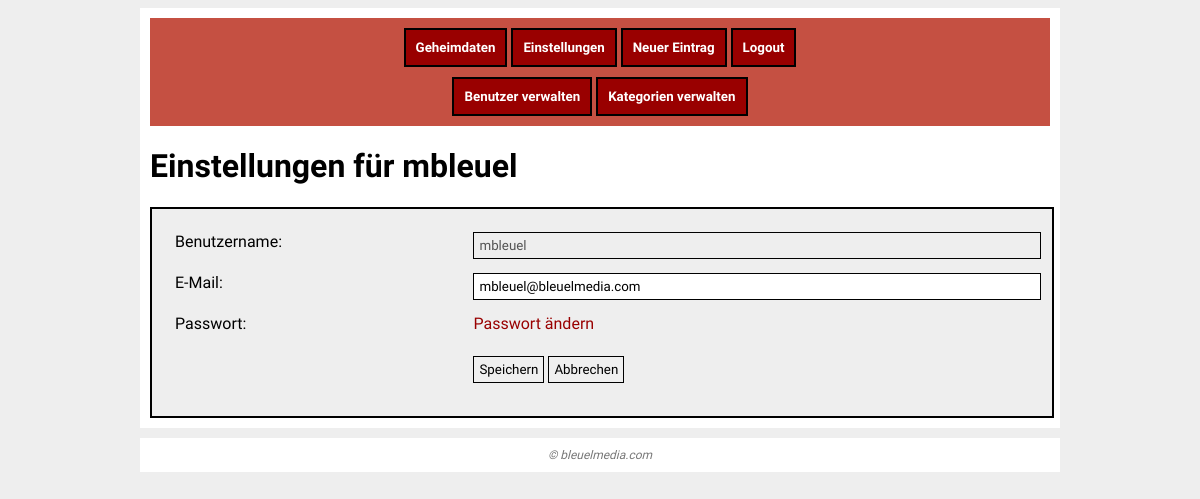
Page /index.php/settings (signed in) on the committed database.
### tables this page shows
CREATE TABLE IF NOT EXISTS `users` (
  `id` int(10) unsigned NOT NULL AUTO_INCREMENT,
  `name` varchar(40) NOT NULL,
  `password` varchar(40) NOT NULL,
  `email` varchar(255) NOT NULL,
  `active` tinyint(1) NOT NULL DEFAULT '0',
  `level` tinyint(4) NOT NULL DEFAULT '1',
  `language` varchar(20) NOT NULL DEFAULT 'english',
  PRIMARY KEY (`id`),
  UNIQUE KEY `name` (`name`)
);

### application/helpers/template_helper.php (called while the page is built, shortened)
<?php if ( ! defined('BASEPATH')) exit('No direct script access allowed');
class Template
{
    private static $instance;
    private $data;
    public static function getInstance()
    {
        if (self::$instance == null)
            self::$instance = new Template();
        return self::$instance;
    }
    private function __construct()
    {
        $this->data = array();
    }
    public function display($tpl, $plain = false)
    {
        $this->data["auth"] = AuthHelper::getInstance();
        $this->data["user"] = $this->data["auth"]->getCurrentUser();
        try {
            $CI = get_instance();
            $CI->load->language("error");
            $CI->load->language("common");
            if (!$plain)
                $CI->load->view("inc/header.php", $this->data);
            $CI->load->view($tpl, $this->data);
        } catch (Exception $e) {
            throw $e;
        }
    }
    public function js($jsFile)
    {
        if (!isset($this->data["jsFiles"]))
            $this->data["jsFiles"] = array();
        $this->data["jsFiles"][] = $jsFile;
    }
}

### application/controllers/settings.php (called while the page is built, shortened)
<?php if ( ! defined('BASEPATH')) exit('No direct script access allowed');
class Settings extends CI_Controller
{
    private $tpl;
    public function __construct()
    {
        $this->auth = AuthHelper::getInstance();
        $this->tpl = Template::getInstance();
    }
    public function index()
    {
        $this->tpl->js("settings");
        $this->tpl->display("settings");
    }
}

### index.php (called while the page is built, shortened)
<?php
require_once BASEPATH.'core/CodeIgniter.php';

### application/models/users_model.php (called while the page is built, shortened)
<?php if ( ! defined('BASEPATH')) exit('No direct script access allowed');
class Users_model extends CI_Model
{
    public function getUser($id)
    {
        $this->db->select("id, name, email, active, level, language");
        $res = $this->db->get_where("users", array("id" => $id));
        $user = array();
        try {
            $user = $res->row_array();
        } catch (Exception $e) {
            throw $e;
        }
        return $user;
    }
}

### application/helpers/auth_helper.php (called while the page is built, shortened)
<?php if ( ! defined('BASEPATH')) exit('No direct script access allowed');
class AuthHelper
{
    private static $instance;
    private $CI;
    public static function getInstance()
    {
        if (self::$instance == null)
            self::$instance = new AuthHelper();
        return self::$instance;
    }
    public function __construct()
    {
        $this->CI = get_instance();
        $this->loadUserData();
    }
    private function loadUserData()
    {
        $userId = $this->CI->session->userdata("userId");
        $this->currentUser = $this->CI->users_model->getUser($userId);
    }
}

### application/helpers/functions_helper.php (called while the page is built, shortened)
<?php if ( ! defined('BASEPATH')) exit('No direct script access allowed');
function plang($languageKey, array $data = array())
{
    $text = lang($languageKey);
    foreach ($data as $key => $value)
        $text = str_replace("{".$key."}", $value, $text);
    return $text;
}

### application/views/settings.php (the view, shortened to what this page needs)
<h1><?=plang("settings_SettingsFor", array("user_name" => $user["name"]))?></h1>
<?=form_open("settings/save")?>
<div class="form"><div class="body">
    <table style="width: 100%;">
    <tr>
        <td><?=lang("settings_Username")?>:</td>
        <td><input type="text" name="name" value="<?=$user["name"]?>" disabled></td>
    </tr>
    <tr>
        <td><?=lang("settings_EMail")?>:</td>
        <td><input type="text" name="email" value="<?=$user["email"]?>"></td>
    </tr>
    <tr>
        <td><?=lang("settings_Password")?>:</td>
        <td>
            <span id="link_newPassword">
                <a href="javascript:void(0);" onclick="showEditPassword();"><?=lang("settings_ChangePassword")?></a><br>
                &nbsp;</span>
        </td>
    </tr>
    <tr>
        <td>&nbsp;</td>
        <td>
            <input type="submit" value="<?=lang("common_Save")?>">
            <input type="button" value="<?=lang("common_Abort")?>" onclick="history.go(-1);">
        </td>
    </tr>
    </table>
</div></div>
</form>

### tpl/base.css (style rules this page uses)
* { font-family: Ubuntu; }
body { font-size: 12pt; background: #eee; }
a { color: #990000; text-decoration: none; }
input[type=button] { border: 1px solid #000; margin-bottom: 10px; padding: 5px; cursor: pointer; }
input[type=submit] { border: 1px solid #000; margin-bottom: 10px; padding: 5px; cursor: pointer; }
div.form { border: 2px solid #000; background: #eee; width: 100%; margin: auto; margin-top: 20px; min-height: 100px; }
div.form div.body { padding: 20px; }
div.form div.body input { border: 1px solid #000; margin-bottom: 10px; padding: 5px; width: 100%; }
div.form div.body input[type=submit] { cursor: pointer; width: auto; }
div.form div.body input[type=button] { cursor: pointer; width: auto; }
div.form div.body table td { vertical-align: top; }

### tpl/smaller800.css (style rules this page uses)
* { font-family: Ubuntu; }
body { font-size: 12pt; background: #eee; margin: 0; }
a { color: #990000; text-decoration: none; }
input[type=button] { border: 1px solid #000; margin-bottom: 10px; padding: 5px; cursor: pointer; height: 11mm; }
input[type=submit] { border: 1px solid #000; margin-bottom: 10px; padding: 5px; cursor: pointer; height: 11mm; }
div.form { border: 2px solid #000; background: #eee; width: 95%; margin: auto; margin-top: 20px; min-height: 100px; }
div.form div.body { padding: 0px; }
div.form div.body input { border: 1px solid #000; margin-bottom: 10px; padding: 1px; width: 95%; }
div.form div.body input[type=submit] { cursor: pointer; height: 11mm; }
div.form div.body input[type=button] { cursor: pointer; height: 11mm; }
div.form div.body table td { vertical-align: top; }

### tpl/print.css (style rules this page uses)
input { display: none; }

### rows in the picture
users: name "Einstellungen für mbleuel", name "mbleuel", email "mbleuel@bleuelmedia.com"

### other values in the picture
lang("navigation_Home") "Geheimdaten"
lang("navigation_Settings") "Einstellungen"
lang("navigation_NewEntry") "Neuer Eintrag"
lang("navigation_Logout") "Logout"
lang("navigation_ManageUsers") "Benutzer verwalten"
lang("navigation_ManageCategories") "Kategorien verwalten"
lang("settings_Username") "Benutzername"
lang("settings_EMail") "E-Mail"
lang("settings_Password") "Passwort"
lang("settings_ChangePassword") "Passwort ändern"
